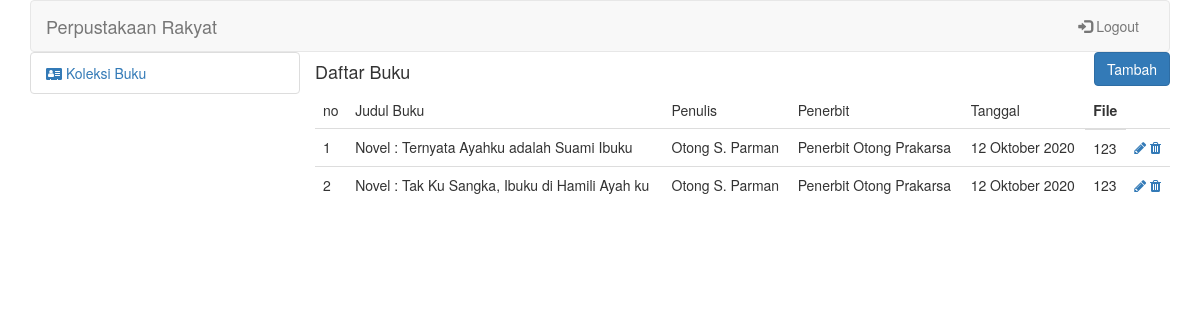
The page /perpusra/admin/index.php?mod=buku (signed in) on the database its author committed.
### tables this page shows
CREATE TABLE `tb_buku` (
  `id_buku` int(5) NOT NULL,
  `judul` text NOT NULL,
  `penulis` text NOT NULL,
  `penerbit` text NOT NULL,
  `tgl` text NOT NULL,
  `file_buku` text NOT NULL
);

### perpusra/config/Config.php (called while the page is built, shortened)
<?php
class Config{
    function auth(){
        if(isset($_SESSION['login']['email'])){
            return true;
        }else{
            return false;
        }
    }
}
?>

### perpusra/admin/views/buku/tampil.php (the view)
<div class="row">
    <div class="pull-left">
        <h4>Daftar Buku</h4>
    </div>
    <div class="pull-right">
        <a href="index.php?mod=buku&page=add">
            <button class="btn btn-primary">Tambah</button>
        </a>
    </div>
</div>
<div class="row">
    <table class="table">
        <thead>
            <tr>
                <td>
                    no
                </td>
                <td>Judul Buku</td><td>Penulis</td><td>Penerbit</td><td>Tanggal</td><th>File</th>
            </tr>
        </thead>
        <tbody>
            <?php if($dokter != NULL){
                $no=1;
                foreach($dokter as $row){?>
                    <tr>
                        <td><?=$no;?></td><td><?=$row['judul']?></td><td><?=$row['penulis']?></td><td><?=$row['penerbit'];?></td><td><?=$row['tgl']?></td>
                        <td><?=$row['file_buku']?></td>
                        <td>
                            <a href="index.php?mod=buku&page=edit&id=<?=$row['id_buku']?>"><i class="fa fa-pencil"></i> </a>
                            <a href="index.php?mod=buku&page=delete&id=<?=$row['id_buku']?>"><i class="fa fa-trash"></i> </a>
                        </td>
                    </tr>
               <?php $no++; }
            }?>
        </tbody>
    </table>
</div>

### perpusra/admin/index.php (shortened to what this page needs)
<?php
include_once '../config/Config.php';
$con = new Config();
if($con->auth()){
    switch (@$_GET['mod']){
        case 'buku':
            include_once 'controller/buku.php';
            break;
    }
}else{
    include_once 'controller/login.php';
}
?>

### perpusra/admin/controller/buku.php (shortened to what this page needs)
<?php
$con->auth();
$conn=$con->koneksi();
switch (@$_GET['page']){
    default:
    $sql="select * from tb_buku";
    $dokter=$conn->query($sql);
    include_once 'views/template.php';
}
?>

### perpusra/admin/views/template.php (shortened to what this page needs)
<!DOCTYPE html>
<html lang="en">
<head>
    <link rel="stylesheet" href="https://maxcdn.bootstrapcdn.com/bootstrap/3.4.1/css/bootstrap.min.css">
    <link rel="stylesheet" href="https://stackpath.bootstrapcdn.com/font-awesome/4.7.0/css/font-awesome.min.css">
</head>
<body>
    <div class="container ">
        <nav class="navbar navbar-default" style="background-image: url('../assets/bg.png'); margin: 0px;">
            <div class="container-fluid">
                <div class="navbar-header">
                    <a class="navbar-brand" href="#">Perpustakaan Rakyat</a>
                </div>
                <div class="collapse navbar-collapse" id="myNavbar">
                    <ul class="nav navbar-nav navbar-right">
                        <li><a href="../admin/controller/logout.php"><span class="glyphicon glyphicon-log-in"></span> Logout</a></li>
                    </ul>
                </div>
            </div>
        </nav>
        <div class="content" >
              <ul class="list-group col-md-3 col-xs-2">
                <li class="list-group-item "><a href="index.php?mode=buku"> <i class="fa fa-address-card "></i> <span class="hidden-xs">Koleksi Buku</span></a></li>
                </ul>
            <div class="col-md-9 col-xs-10">
                <?php include_once $content; ?>
            </div>
        </div>
    </div>
</body>
</html>

### rows shown on the page
tb_buku: judul "Novel : Ternyata Ayahku adalah Suami Ibuku", penulis "Otong S. Parman", penerbit "Penerbit Otong Prakarsa", tgl "12 Oktober 2020", file_buku "123"
tb_buku: judul "Novel : Tak Ku Sangka, Ibuku di Hamili Ayah ku", penulis "Otong S. Parman", penerbit "Penerbit Otong Prakarsa", tgl "12 Oktober 2020", file_buku "123"
